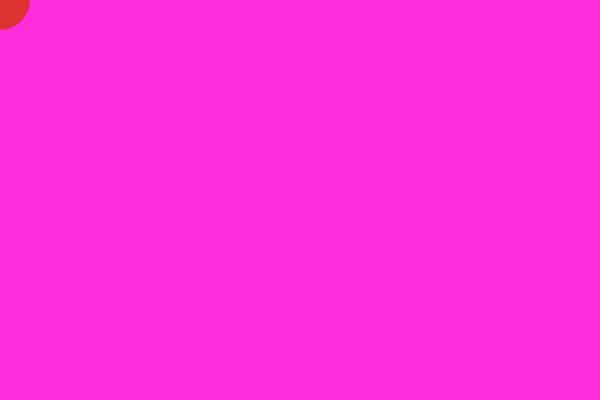
Frame 1 (no input)
Frame 60 (no input): identical to frame 1, image omitted
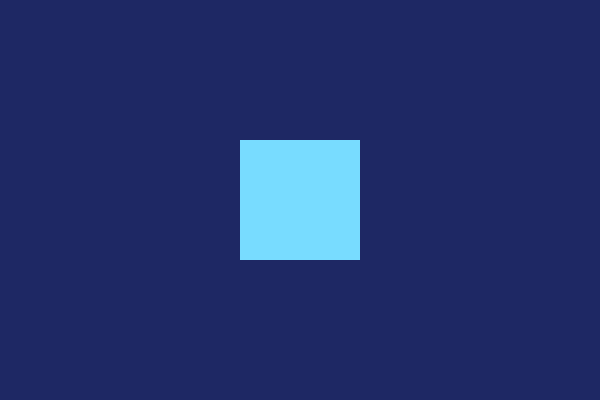
Frame 120 (the mouse pressed at the canvas centre since frame 60)

The p5.js sketch that drew these frames (run headless with seeded random() and noise() and a simulated clock; from frame 60 on, the mouse is pressed at the canvas centre):

// p5.js sketch
// ── sketch.js
function setup() {
  createCanvas(600, 400);
  noStroke();
  rectMode(CENTER);
}

function draw() {
  if(mouseX < width / 2) { //fundo muda com o rato na esquerda ou direita
  background(255, 45, 220); //amarelo
  fill(220, 50, 50); //vermelho
  } else {
  background(30, 40, 100); //azul escuro
  fill(120, 220, 255); //azul claro
  } 

  if (mouseIsPressed) { //quando precionado é um quadrado
  rect(mouseX, mouseY, 120, 120);
  } else { //quando solta é um circulo
  circle(mouseX, mouseY, 60);
  }
}

function windowResized() {
  resizeCanvas(windowWidth, windowHeight);
}
